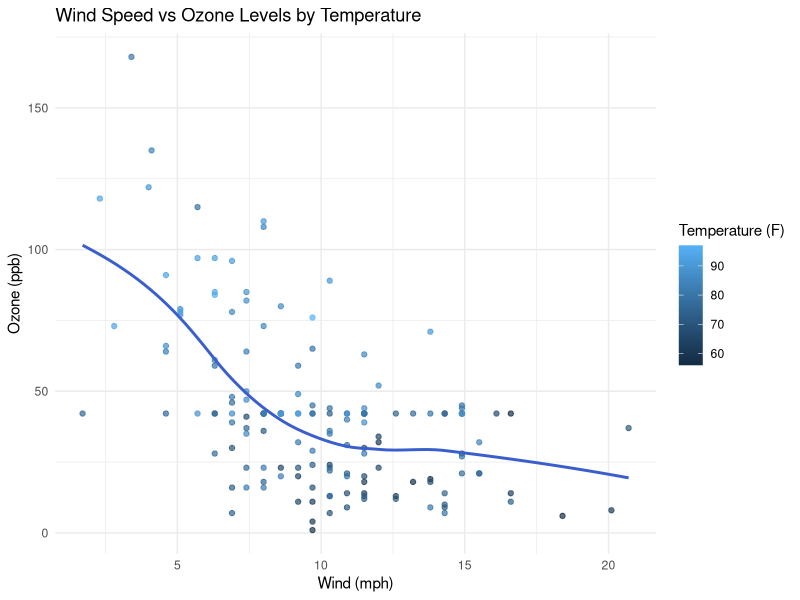
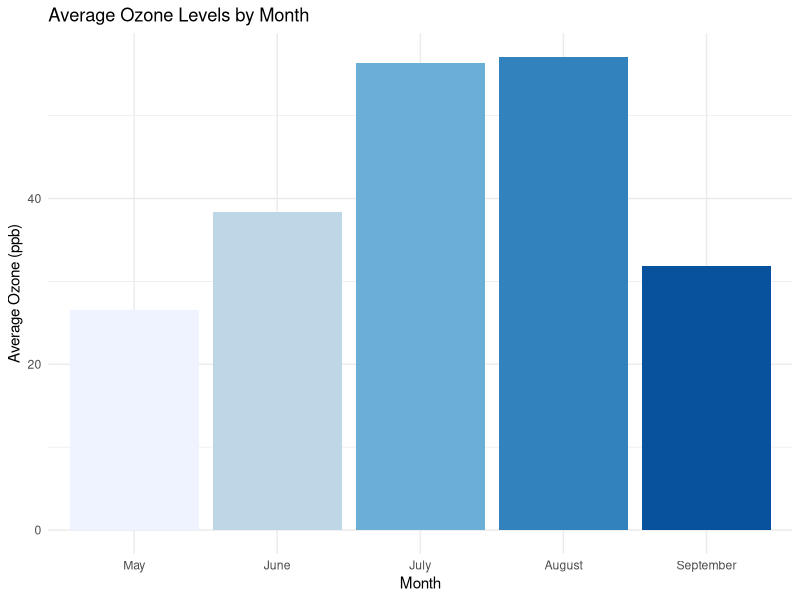

These figures' R source, in order:
# Duygu Abbasoglu 22102978 - Lab Project

# part 1 : Use the Data (I selected built in dataset, airquality)
library(dplyr)
library(ggplot2)

data <- airquality
str(data)

# part 2 : Data Preparation
colSums(is.na(data))

if (any(is.na(data))) {
  data <- data %>%
    mutate(across(where(is.numeric), ~ ifelse(is.na(.), mean(., na.rm = TRUE), .)))
    print("na values cleaned")
} else {
  print("there isn't any na value")
}
colSums(is.na(data))


# part 3 : Graphs

# plot1 : Wind vs Ozone
ggplot(data, aes(x = Wind, y = Ozone)) +
  geom_point(aes(color = Temp), alpha = 0.7) +
  geom_smooth(se = FALSE, color = "royalblue3") +
  labs(
    title = "Wind Speed vs Ozone Levels by Temperature",
    x     = "Wind (mph)",
    y     = "Ozone (ppb)",
    color = "Temperature (F)"
  ) +
  theme_minimal()

# plot2 : Mean Ozone by Month
monthly_ozone <- data %>%
  group_by(Month) %>%
  summarise(mean_ozone = mean(Ozone), .groups = "drop") %>%
  mutate(MonthName = factor(Month, levels = 5:9,
  labels = c("May", "June", "July", "August", "September")))

monthly_ozone

ggplot(monthly_ozone, aes(x = MonthName, y = mean_ozone, fill = MonthName)) +
  geom_col() + labs(title = "Average Ozone Levels by Month", x = "Month",
  y = "Average Ozone (ppb)") + scale_fill_brewer(palette = "Blues") +
  theme_minimal() + guides(fill = "none")
